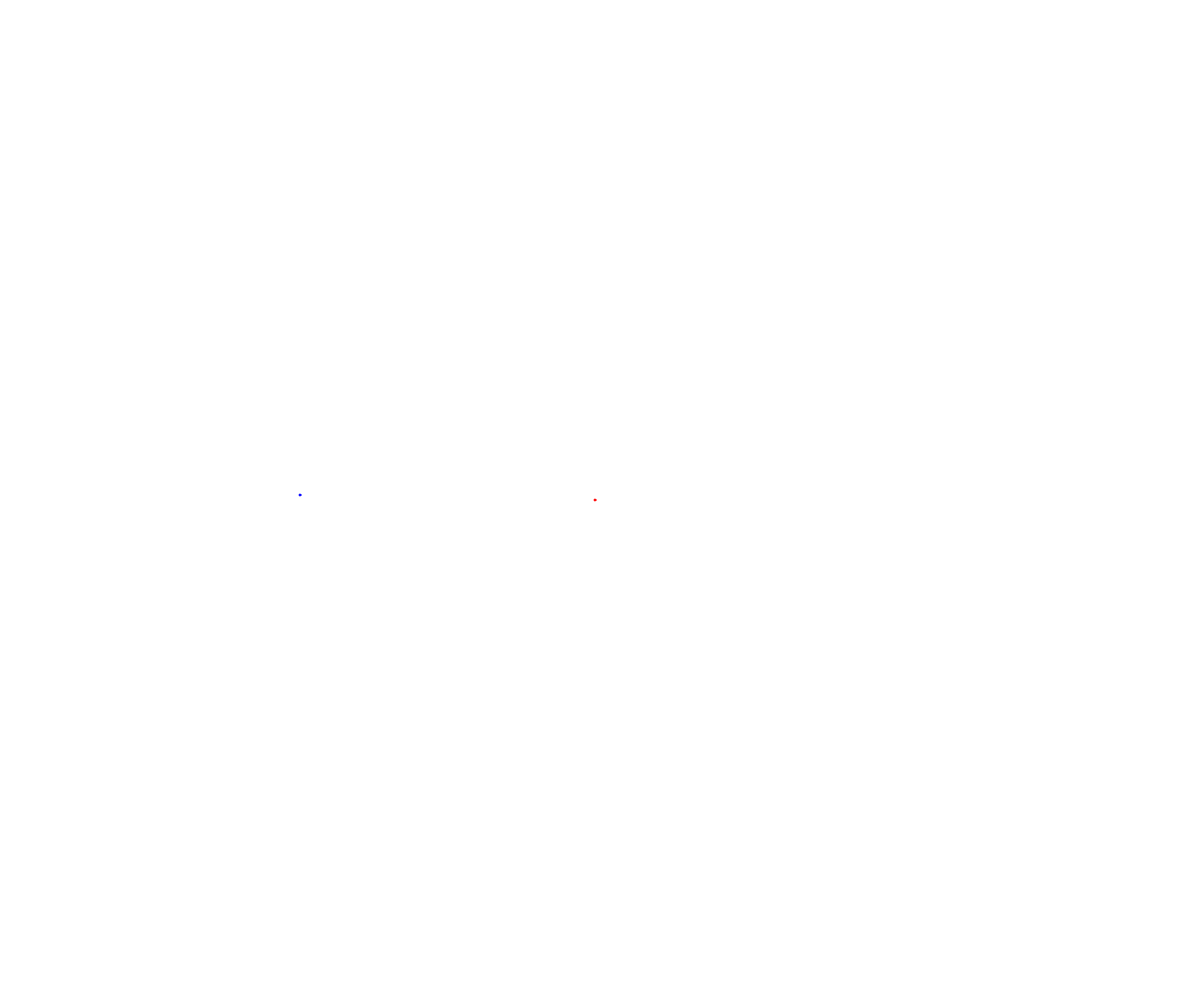
Frame 1 (no input)
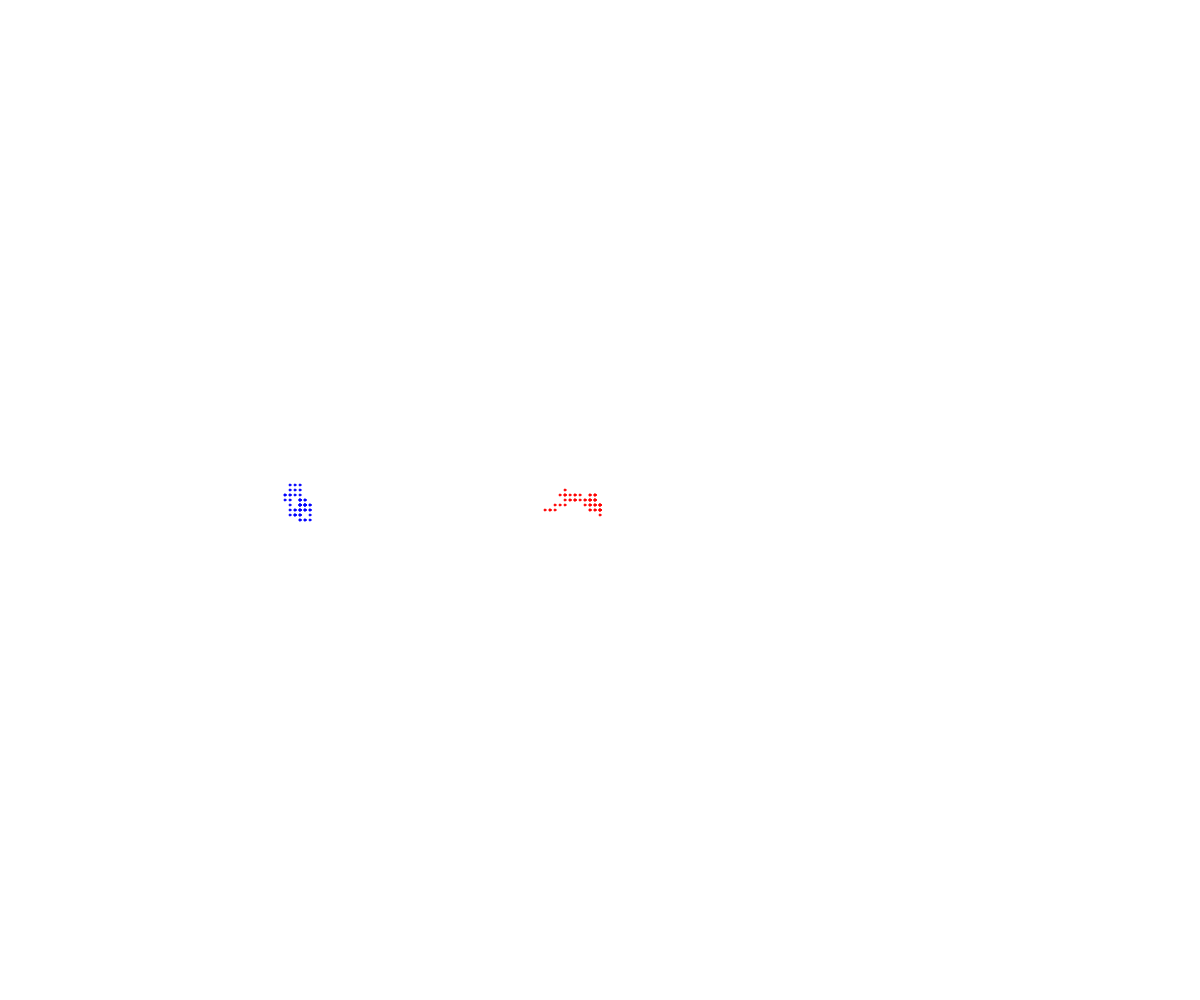
Frame 60 (no input)
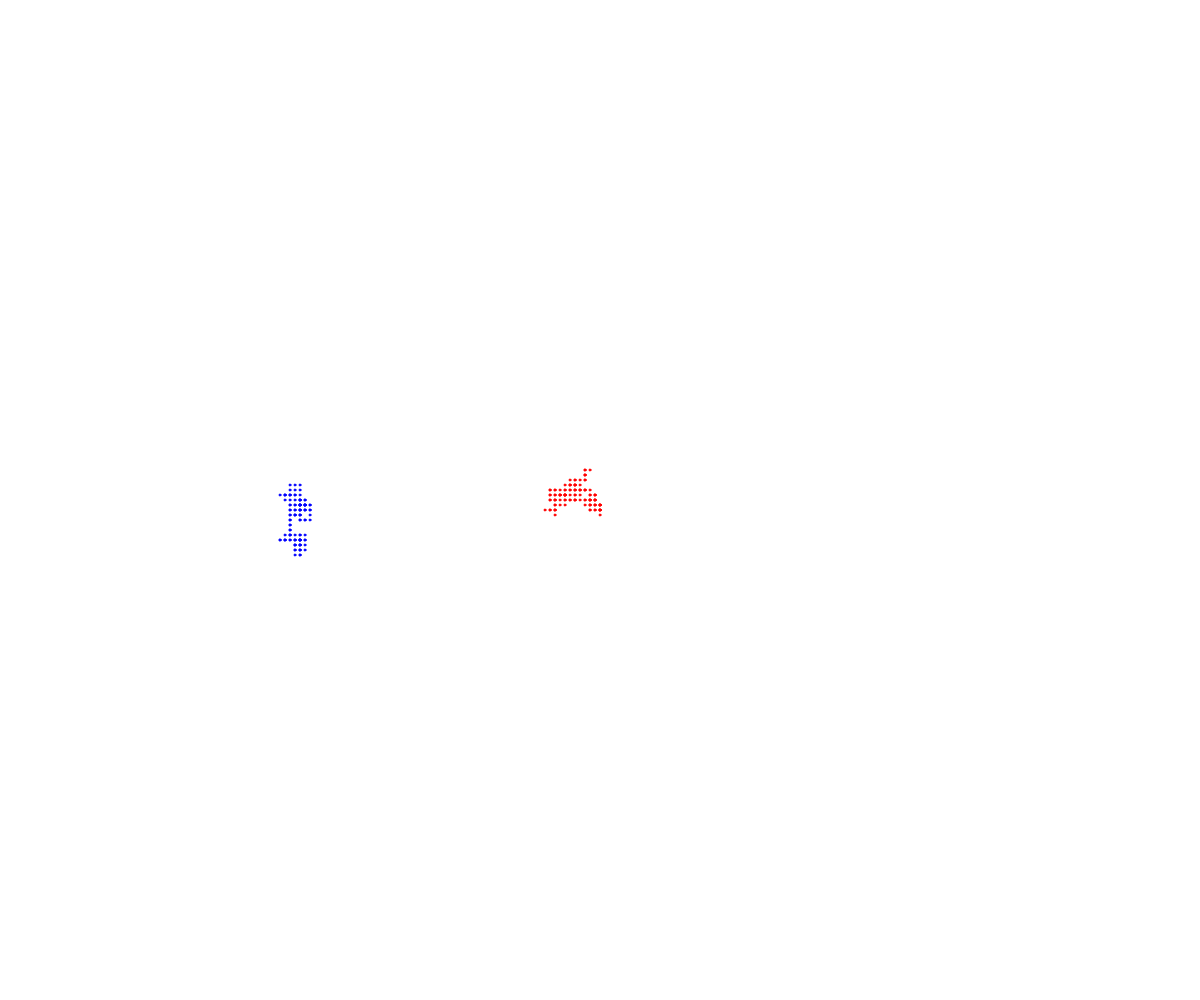
Frame 120 (the mouse pressed at the canvas centre since frame 60)

The p5.js sketch that drew these frames (run headless with seeded random() and noise() and a simulated clock; from frame 60 on, the mouse is pressed at the canvas centre):

// p5.js sketch
// ── sketch.js
// Walker OOP Demo

class Walker {
  constructor(x, y) {
    this.x = x;
    this.y = y;
    this.d = 2;
    this.colour = "red";
    this.speed = 5;
  }

  display() {
    fill(this.colour);
    stroke(this.colour);
    circle(this.x, this.y, this.d);
  }

  move() {
    let choice = random(100);
    if (choice < 25) {
      //Move up
      this.y -= this.speed;
    }

    else if (choice < 50) {
      //Move down
      this.y += this.speed;
    }

    else if (choice < 75) {
      //Move left
      this.x -= this.speed;
    }

    else {
      //Move right
      this.x += this.speed;
    }
  }
}

let tyler;
let audrey;

function setup() {
  createCanvas(windowWidth, windowHeight);
  tyler = new Walker(width/2, height/2);
  audrey = new Walker(300, 500);
  audrey.colour = "blue";
}

function draw() {
  tyler.move();
  audrey.move();
  tyler.display();
  audrey.display();
}
